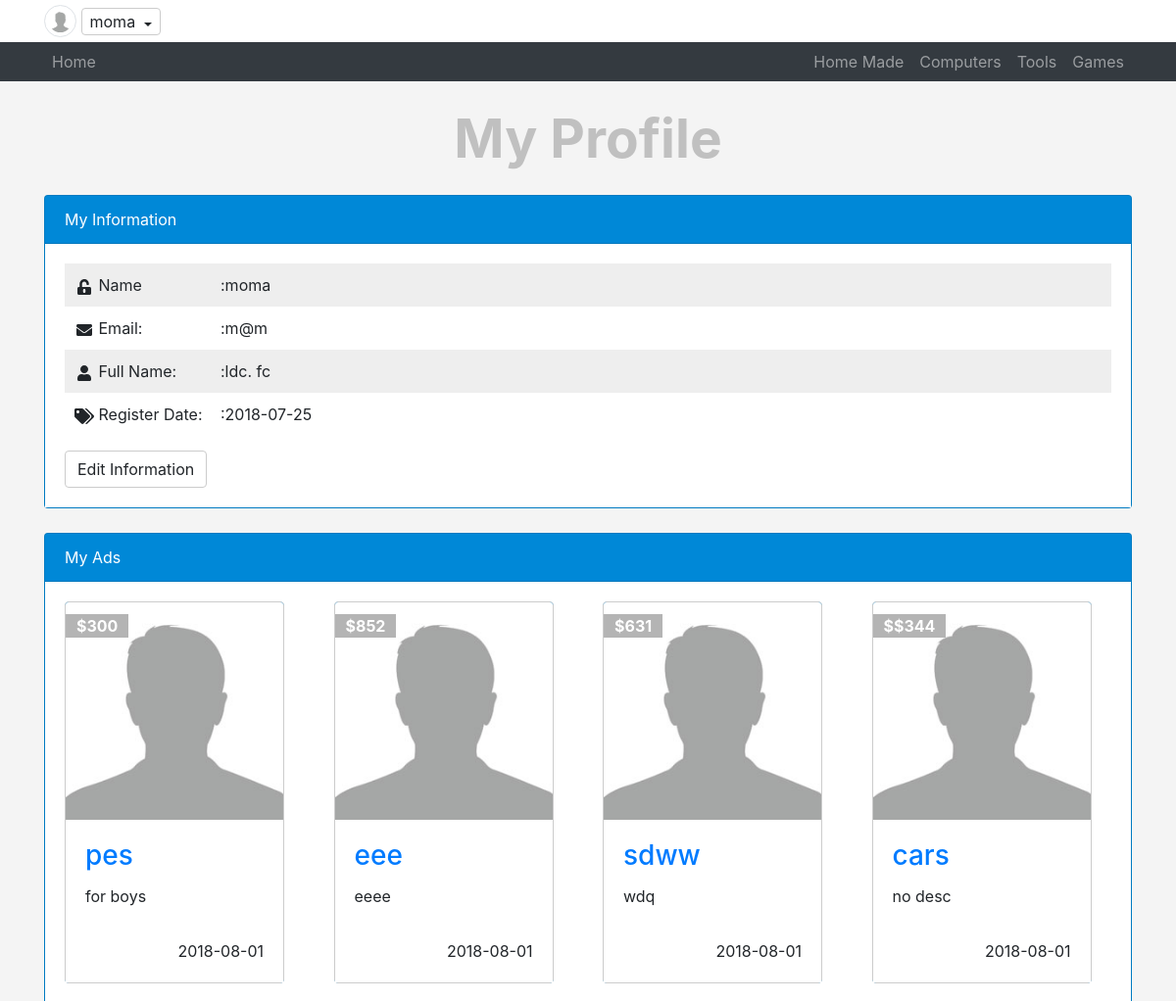
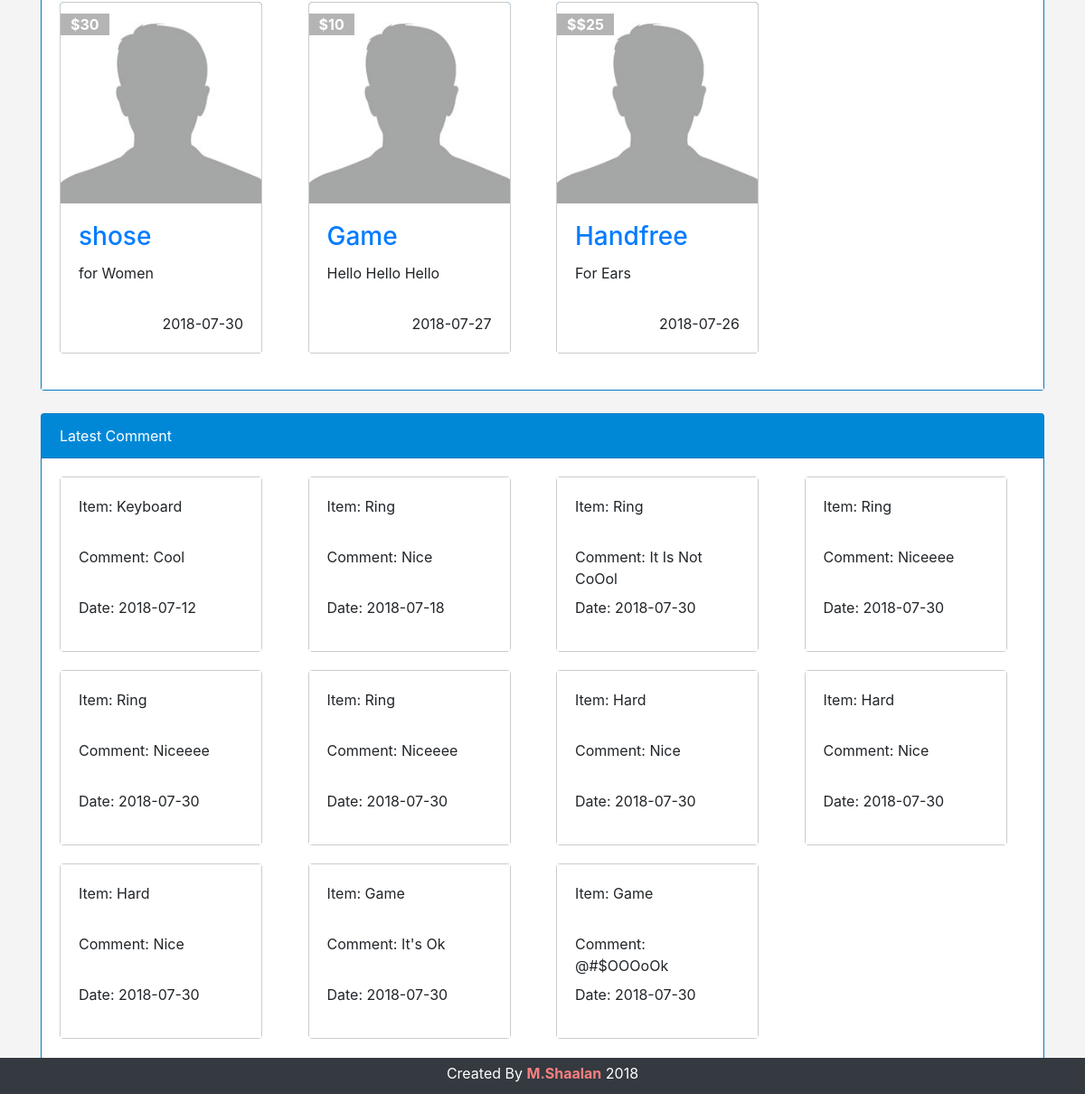
The page /profile.php (signed in) on the database its author committed (2 pictures, top to bottom).
### tables this page shows
CREATE TABLE `categories` (
  `id` int(11) NOT NULL,
  `name` varchar(255) NOT NULL,
  `description` text NOT NULL,
  `ordering` int(11) DEFAULT NULL,
  `parent` tinyint(4) NOT NULL,
  `visibility` tinyint(4) NOT NULL DEFAULT '0',
  `allow_comment` tinyint(4) NOT NULL DEFAULT '0',
  `allow_ads` tinyint(4) NOT NULL DEFAULT '0'
);

CREATE TABLE `users` (
  `userId` int(11) NOT NULL,
  `userName` varchar(255) NOT NULL COMMENT 'To login',
  `password` varchar(255) NOT NULL,
  `email` varchar(255) NOT NULL,
  `Date` date NOT NULL,
  `fullName` varchar(255) NOT NULL COMMENT 'Show In The Website',
  `groupId` int(11) NOT NULL DEFAULT '0',
  `trustStatus` int(11) NOT NULL DEFAULT '0' COMMENT 'Seller Rank',
  `regStatus` int(11) NOT NULL DEFAULT '0' COMMENT 'User Approval',
  `images` varchar(255) NOT NULL
);

CREATE TABLE `items` (
  `itemId` int(11) NOT NULL,
  `name` varchar(255) NOT NULL,
  `description` text NOT NULL,
  `price` varchar(255) NOT NULL,
  `addDate` date NOT NULL,
  `tags` varchar(225) NOT NULL,
  `countryMade` varchar(255) NOT NULL,
  `image` varchar(255) NOT NULL,
  `status` varchar(255) NOT NULL,
  `rating` smallint(6) NOT NULL,
  `cat_id` int(11) NOT NULL,
  `member_id` int(11) NOT NULL,
  `approve` tinyint(4) NOT NULL DEFAULT '0'
);

CREATE TABLE `comments` (
  `cId` int(11) NOT NULL,
  `comment` text NOT NULL,
  `status` int(11) NOT NULL DEFAULT '0',
  `commentDate` date NOT NULL,
  `item_id` int(11) NOT NULL,
  `user_id` int(11) NOT NULL
);

### init.php (called while the page is built, shortened)
<?php
	include "admin/connect.php";
	$sessionUser = '';
		if(isset($_SESSION['user'])){
			$sessionUser = $_SESSION['user'];
		}
	$tpl  = 'includes/templates/';
	$func = 'includes/functions/';
	$css  = 'layout/css/';
	$langEnglish = 'includes/languages/';
	include $func . 'func.php';
	include $langEnglish . 'english.php';
	include $tpl . 'header.php';
?>

### includes/languages/english.php (called while the page is built)
<?php
	function lang($phrase) {
		static $lang = array(
			"admin home"  		  => "Home",
			"admin Categories"    => "Categories",
			"Name"                => "Muhammad",
			"Edit Profile"        => "Edit Profile",
			"Setting"             => "Setting",
			"Logout"              => "Logout",
			"Item"                => "Items",
			"Member"              => "Member",
			"comment"             => "Comment",
			"Statistics"          => "Statistics",
			"Logs"                => "Logs",
		);
		return $lang[$phrase];
	}

### includes/functions/func.php (called while the page is built, shortened)
<?php
function getAll($items, $table, $where = NULL, $orderField, $order = "DESC"){
	global $con;
	$getAll = $con->prepare("SELECT $items FROM $table $where ORDER BY $orderField $order");
	$getAll->execute();
	$all = $getAll->fetchAll();
	return $all;
}
function getCom($where , $value){
	global $con;
	$getComm = $con->prepare("SELECT comments.*,items.name As Item FROM comments
								INNER JOIN items ON items.itemId = comments.item_id
								 WHERE $where = ?");
	$getComm->execute(array($value));
	$comments = $getComm->fetchall();
	return $comments;
}

### profile.php (the view, shortened to what this page needs)
<?php
	include "init.php";
	if(isset($_SESSION['user'])){
		$getInfo = $con->prepare("SELECT * FROM users WHERE userName = ?");
		$getInfo->execute(array($sessionUser));
		$info = $getInfo->fetch();
		?>
		<h1 class="text-center">My Profile</h1>
		<div class="information block">
			<div class="container">
				<div class="card">
					<div class="card-header">
						My Information
					</div>
					<div class="card-body">
						<ul class="list-unstyled">
							<li>
								<i class="fa fa-unlock-alt fa-fw"></i>
								<span>Name</span> 		:<?php echo $info['userName']; ?>
							</li>
							<li>
								<i class="fas fa-envelope fa-fw"></i>
								<span>Email:</span> 	:<?php echo $info['email']; ?>
							</li>
							<li>
								<i class="fa fa-user fa-fw"></i>
								<span>Full Name:</span>	:<?php echo $info['fullName']; ?>
							</li>
							<li>
								<i class="fa fa-tags fa-fw"></i>
								<span>Register Date:</span> :<?php echo $info['Date']; ?>
							</li>
						</ul>
						<div class="btn btn-default">Edit Information</div>
					</div>
				</div>
			</div>
		</div>
		<div class="myAds block">
			<div class="container">
				<div class="card">
					<div class="card-header">
						My Ads
					</div>
					<div class="card-body">
							<?php
							$itemTable = getAll("*", "items", "WHERE member_id = {$info['userId']}", "itemId");
							if(! empty($itemTable)){
								echo "<div class='row'>";
									foreach ($itemTable as $item) {?>
											<div class="col-lg-3 col-md-4 col-sm-6">
												<div class="card item-box" style="width: 14rem;">
													<span class="price-tag"><?php echo '$' . $item['price'];?></span>
												    <img class="card-img-top" src="avatar.jpg" alt="Card image cap">
												    <div class="card-body">
												    	<?php
													    echo "<h3 class='card-title'>
													    		<a href='item.php?itemId=" . $item['itemId'] . "'>". $item['name'] . " </a>
													    	 </h3>" ?>
													    <p class="card-text"><?php echo $item['description'];?></p>
													    <div class="date"><?php echo $item['addDate'];?></div>
												    </div>
												</div>
											</div>
									<?PHP } ?>
								</div>
							<?php }else{
								echo "Thers's No Ads To Show." . "<a href='ads.php'>New Add</a>";
							}
							 ?>
					</div>
				</div>
			</div>
		<div class="myComments block">
			<div class="container">
				<div class="card">
					<div class="card-header">
						Latest Comment
					</div>
					<div class="card-body">
							<?php
							if(! empty(getCom('user_id',$info['userId']))){
								echo "<div class='row'>";
								foreach (getCom('user_id',$info['userId']) as $com) {?>
										<div class="col-lg-3 col-md-4 col-sm-6">
											<div class="card item-box" style="width: 14rem;">
											    <div class="card-body">
											    	<p class="card-text">Item: <?php echo $com['Item'];?></p>
												    <p class="card-text">Comment: <?php echo $com['comment'];?></p>
												    <p class="card-text">Date: <?php echo $com['commentDate'];?></p>
											    </div>
											</div>
										</div>
								<?php }
							echo "</div>";
							} else{
								echo "No Comment To Show";
							}
							?>
					</div>
				</div>
			</div>
		</div>
	<?php }
	include $tpl . 'footer.php';?>

### includes/templates/header.php (shortened to what this page needs)
<!DOCTYPE html>
<html>
	<head>
		<link rel="stylesheet" type="text/css" href="<?php echo $css; ?>bootstrap.min.css">
		<link rel="stylesheet" type="text/css" href="<?php echo $css; ?>all.css">
		<link rel="stylesheet" type="text/css" href="<?php echo $css; ?>jquery-ui.min.css">
		<link rel="stylesheet" type="text/css" href="<?php echo $css; ?>jquery.selectBoxIts.css">
		<link rel="stylesheet" type="text/css" href="<?php echo $css; ?>fron.css">
	</head>
	<body>
			<div class="nav-upper clearfix">
		  		<div class="container">
		  			 <?php
			  			if(isset($_SESSION['user'])){?>
			  				<img class="img-circle img-thumbnail img-responsive img-user mx-auto" src="avatar.jpg">
				  			<div class="btn-group dropdown show">
								<span class="btn btn-custom dropdown-toggle" data-toggle="dropdown">
									<?php echo $sessionUser; ?>
								</span>
							</div>
						<?php }else{
							echo "<a href='login.php'><span class='float-right'>login\Signup</span></a>";
						}?>
		  		</div>
		  	</div>
		  <nav class="navbar navbar-expand-lg navbar-dark bg-dark">
		    <div class="container">
		      <a class="navbar-brand" href="index.php"><?php echo lang('admin home'); ?></a>
		      <div class="collapse navbar-collapse" id="navbarSupportedContent">
		        <ul class="navbar-nav ml-auto">
		        	<?php include "admin/connect.php";
		        		$getCat = getAll("*", "categories", "WHERE parent = 0", "id", "ASC");
		        		foreach ($getCat as $cat) {
							echo "<li class='nav-item'>
										<a class='nav-link' href='categories.php?pageId=" . $cat['id'] . "'>"
																 . $cat['name'] . "</a></li>";
						}
		        	?>
		        </ul>
		      </div>
		    </div>
		  </nav>

### layout/css/all.css (style rules this page uses)
.fa-fw { text-align:center;width:1.25em }
.fa-envelope:before { content:"\f0e0" }
.fa-tags:before { content:"\f02c" }
.fa-unlock-alt:before { content:"\f13e" }
.fa-user:before { content:"\f007" }

### layout/css/fron.css (style rules this page uses)
body { background-color: #f4f4f4; font-size: 16px; }
h1 { margin: 25px; font-size: 55px; font-weight: bold; color: #666 }
.nav-upper { padding: 5px; background-color: #fff }
.btn-custom { border: 1px solid #ccc; padding: 1px 8px }
.dropdown-toggle:after { vertical-align: 1px; }
.img-user { border-radius: 50%; width: 33px; height: 33px; }
.navbar-dark .navbar-brand { font-size: 1em; color: rgba(255,255,255,.5); padding-right: .5rem; padding-left: .5rem; margin: 0; }
.navbar { padding: 0; }
.item-box { position: relative; border: 1px solid #ccc; }
.item-box .price-tag { padding: 0px 11px; position: absolute; background-color: #b4b4b4; top: 12px; color: #FFF; font-weight: bold; }
h1 { color: #c0c0c0 }
.card { background-color: #008dde; margin-bottom: 20px }
.card-header { color: #fff; }
.card-body { background-color: #fff }
.block { margin-top: 25px }
.information { margin-top: 20px }
.information ul { margin: 0; padding: 0 }
.information ul li { padding: 10px }
.information ul li:nth-child(odd) { background-color: #EEE }
.information ul li span { display: inline-block; width: 120px }
.information .btn { border: 1px solid #ccc; margin-top: 15px }
.item-box .card-body .date { float: right; }
.item-box p { height: 40px; max-height: 44px }

### rows shown on the page
categories: name "Home Made"
categories: name "Computers"
categories: name "Tools"
categories: name "Games"
users: userName "moma", email "m@m", fullName "ldc. fc", Date "2018-07-25"
items: price "300", name "pes", description "for boys", addDate "2018-08-01"
items: price "852", name "eee", description "eeee", addDate "2018-08-01"
items: price "631", name "sdww", description "wdq", addDate "2018-08-01"
items: price "$344", name "cars", description "no desc", addDate "2018-08-01"
items: price "30", name "shose", description "for Women", addDate "2018-07-30"
items: price "10", name "Game", description "Hello Hello Hello", addDate "2018-07-27"
items: price "$25", name "Handfree", description "For Ears", addDate "2018-07-26"
comments: item.name "Keyboard", comment "Cool", commentDate "2018-07-12"
comments: item.name "Ring", comment "Nice", commentDate "2018-07-18"
comments: item.name "Ring", comment "It Is Not CoOol", commentDate "2018-07-30"
comments: item.name "Ring", comment "Niceeee", commentDate "2018-07-30"
comments: item.name "Ring", comment "Niceeee", commentDate "2018-07-30"
comments: item.name "Ring", comment "Niceeee", commentDate "2018-07-30"
comments: item.name "Hard", comment "Nice", commentDate "2018-07-30"
comments: item.name "Hard", comment "Nice", commentDate "2018-07-30"
comments: item.name "Hard", comment "Nice", commentDate "2018-07-30"
comments: item.name "Game", comment "It's Ok", commentDate "2018-07-30"
comments: item.name "Game", comment "@#$OOOoOk", commentDate "2018-07-30"

### other values the page prints
$sessionUser "moma"
lang('admin home') "Home"
